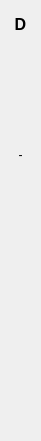
  <widget class="QWidget" name="verticalLayoutWidget_5">
   <property name="geometry">
    <rect>
     <x>890</x>
     <y>80</y>
     <width>41</width>
     <height>441</height>
    </rect>
   </property>
   <layout class="QVBoxLayout" name="verticalLayout_14">
    <item>
     <widget class="QLabel" name="label_70">
      <property name="font">
       <font>
        <pointsize>12</pointsize>
        <weight>75</weight>
        <bold>true</bold>
       </font>
      </property>
      <property name="text">
       <string>D</string>
      </property>
      <property name="alignment">
       <set>Qt::AlignCenter</set>
      </property>
     </widget>
    </item>
    <item>
     <widget class="QLabel" name="label_ad">
      <property name="text">
       <string/>
      </property>
      <property name="alignment">
       <set>Qt::AlignCenter</set>
      </property>
     </widget>
    </item>
    <item>
     <widget class="QLabel" name="label_bd">
      <property name="text">
       <string/>
      </property>
      <property name="alignment">
       <set>Qt::AlignCenter</set>
      </property>
     </widget>
    </item>
    <item>
     <widget class="QLabel" name="label_cd">
      <property name="text">
       <string/>
      </property>
      <property name="alignment">
       <set>Qt::AlignCenter</set>
      </property>
     </widget>
    </item>
    <item>
     <widget class="QLabel" name="label_dc_2">
      <property name="text">
       <string>-</string>
      </property>
      <property name="alignment">
       <set>Qt::AlignCenter</set>
      </property>
     </widget>
    </item>
    <item>
     <widget class="QLabel" name="label_ed">
      <property name="text">
       <string/>
      </property>
      <property name="alignment">
       <set>Qt::AlignCenter</set>
      </property>
     </widget>
    </item>
    <item>
     <widget class="QLabel" name="label_fd">
      <property name="text">
       <string/>
      </property>
      <property name="alignment">
       <set>Qt::AlignCenter</set>
      </property>
     </widget>
    </item>
    <item>
     <widget class="QLabel" name="label_gd">
      <property name="text">
       <string/>
      </property>
      <property name="alignment">
       <set>Qt::AlignCenter</set>
      </property>
     </widget>
    </item>
    <item>
     <widget class="QLabel" name="label_hd">
      <property name="text">
       <string/>
      </property>
      <property name="alignment">
       <set>Qt::AlignCenter</set>
      </property>
     </widget>
    </item>
    <item>
     <widget class="QLabel" name="label_id">
      <property name="text">
       <string/>
      </property>
      <property name="alignment">
       <set>Qt::AlignCenter</set>
      </property>
     </widget>
    </item>
    <item>
     <widget class="QLabel" name="label_jd">
      <property name="text">
       <string/>
      </property>
      <property name="alignment">
       <set>Qt::AlignCenter</set>
      </property>
     </widget>
    </item>
    <item>
     <widget class="QLabel" name="label_kd">
      <property name="text">
       <string/>
      </property>
      <property name="alignment">
       <set>Qt::AlignCenter</set>
      </property>
     </widget>
    </item>
    <item>
     <widget class="QLabel" name="label_ld">
      <property name="text">
       <string/>
      </property>
      <property name="alignment">
       <set>Qt::AlignCenter</set>
      </property>
     </widget>
    </item>
   </layout>
  </widget>
